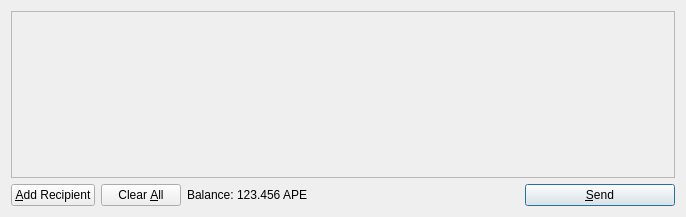
<?xml version="1.0" encoding="UTF-8"?>
<ui version="4.0">
 <class>SendCoinsDialog</class>
 <widget class="QDialog" name="SendCoinsDialog">
  <property name="geometry">
   <rect>
    <x>0</x>
    <y>0</y>
    <width>686</width>
    <height>217</height>
   </rect>
  </property>
  <property name="windowTitle">
   <string>Send Coins</string>
  </property>
  <layout class="QVBoxLayout" name="verticalLayout">
   <item>
    <widget class="QScrollArea" name="scrollArea">
     <property name="widgetResizable">
      <bool>true</bool>
     </property>
     <widget class="QWidget" name="scrollAreaWidgetContents">
      <property name="geometry">
       <rect>
        <x>0</x>
        <y>0</y>
        <width>666</width>
        <height>165</height>
       </rect>
      </property>
      <layout class="QVBoxLayout" name="verticalLayout_2">
       <property name="margin">
        <number>0</number>
       </property>
       <item>
        <layout class="QVBoxLayout" name="entries">
         <property name="spacing">
          <number>6</number>
         </property>
        </layout>
       </item>
       <item>
        <spacer name="verticalSpacer">
         <property name="orientation">
          <enum>Qt::Vertical</enum>
         </property>
         <property name="sizeHint" stdset="0">
          <size>
           <width>20</width>
           <height>40</height>
          </size>
         </property>
        </spacer>
       </item>
      </layout>
     </widget>
    </widget>
   </item>
   <item>
    <layout class="QHBoxLayout" name="horizontalLayout">
     <item>
      <widget class="QPushButton" name="addButton">
       <property name="toolTip">
        <string>Send to multiple recipients at once</string>
       </property>
       <property name="text">
        <string>&amp;Add Recipient</string>
       </property>
       <property name="icon">
        <iconset resource="../bitcoin.qrc">
         <normaloff>:/icons/add</normaloff>:/icons/add</iconset>
       </property>
       <property name="autoDefault">
        <bool>false</bool>
       </property>
      </widget>
     </item>
     <item>
      <widget class="QPushButton" name="clearButton">
       <property name="sizePolicy">
        <sizepolicy hsizetype="Minimum" vsizetype="Fixed">
         <horstretch>0</horstretch>
         <verstretch>0</verstretch>
        </sizepolicy>
       </property>
       <property name="toolTip">
        <string>Remove all transaction fields</string>
       </property>
       <property name="text">
        <string>Clear &amp;All</string>
       </property>
       <property name="icon">
        <iconset resource="../bitcoin.qrc">
         <normaloff>:/icons/remove</normaloff>:/icons/remove</iconset>
       </property>
       <property name="autoRepeatDelay">
        <number>300</number>
       </property>
       <property name="autoDefault">
        <bool>false</bool>
       </property>
      </widget>
     </item>
     <item>
      <layout class="QHBoxLayout" name="horizontalLayout_2">
       <property name="spacing">
        <number>3</number>
       </property>
       <item>
        <widget class="QLabel" name="label">
         <property name="text">
          <string>Balance:</string>
         </property>
        </widget>
       </item>
       <item>
        <widget class="QLabel" name="labelBalance">
         <property name="cursor">
          <cursorShape>IBeamCursor</cursorShape>
         </property>
         <property name="text">
          <string>123.456 APE</string>
         </property>
         <property name="textInteractionFlags">
          <set>Qt::LinksAccessibleByMouse|Qt::TextSelectableByKeyboard|Qt::TextSelectableByMouse</set>
         </property>
        </widget>
       </item>
      </layout>
     </item>
     <item>
      <spacer name="horizontalSpacer">
       <property name="orientation">
        <enum>Qt::Horizontal</enum>
       </property>
       <property name="sizeHint" stdset="0">
        <size>
         <width>40</width>
         <height>20</height>
        </size>
       </property>
      </spacer>
     </item>
     <item>
      <widget class="QPushButton" name="sendButton">
       <property name="minimumSize">
        <size>
         <width>150</width>
         <height>0</height>
        </size>
       </property>
       <property name="toolTip">
        <string>Confirm the send action</string>
       </property>
       <property name="text">
        <string>&amp;Send</string>
       </property>
       <property name="icon">
        <iconset resource="../bitcoin.qrc">
         <normaloff>:/icons/send</normaloff>:/icons/send</iconset>
       </property>
       <property name="default">
        <bool>true</bool>
       </property>
      </widget>
     </item>
    </layout>
   </item>
  </layout>
 </widget>
 <resources>
  <include location="../bitcoin.qrc"/>
 </resources>
 <connections/>
</ui>
